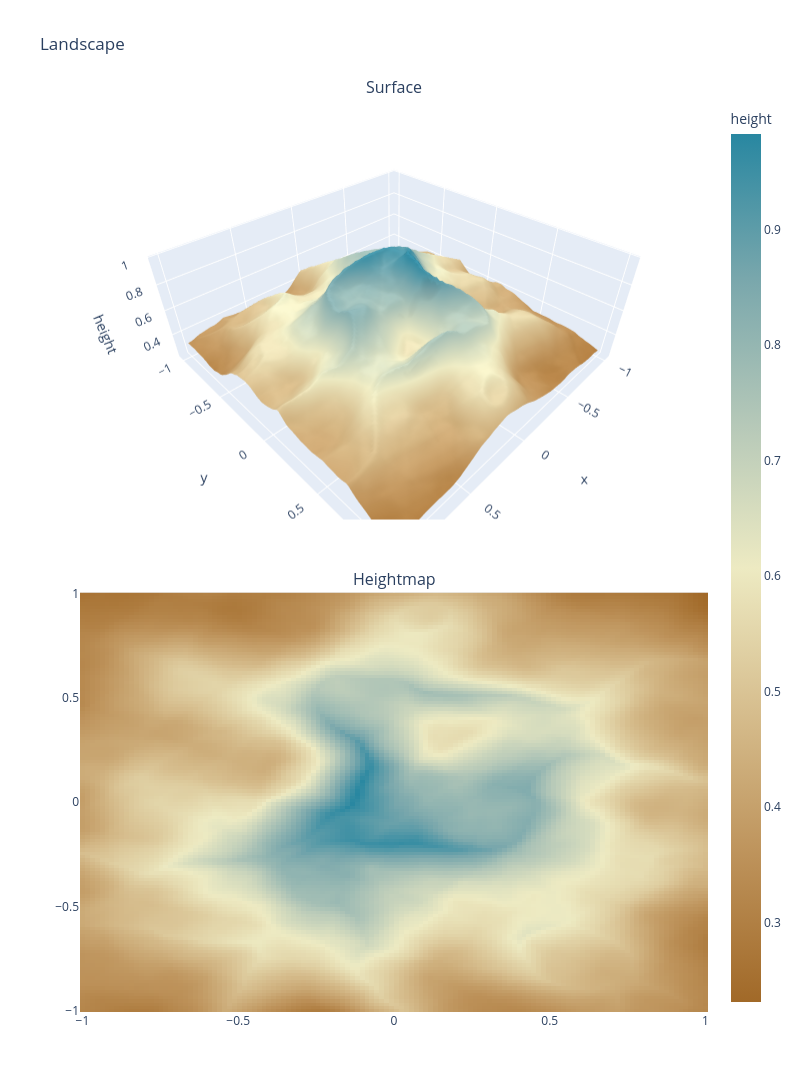

The notebook cell this image was saved under:
### Code cell
import plotly.graph_objects as go
from plotly.subplots import make_subplots


def evaluate_on_grid(
    model, offset=(0, 0), x_range=(-1, 1), y_range=(-1, 1), resolution=128
):
    x = offset[0] + np.linspace(x_range[0], x_range[1], resolution)
    y = offset[1] + np.linspace(y_range[0], y_range[1], resolution)
    xx, yy = np.meshgrid(x, y)
    grid = np.stack([xx.flatten(), yy.flatten()], axis=-1)

    with torch.no_grad():
        inputs = torch.from_numpy(grid).float()
        raw = model(inputs).detach().cpu().numpy()
        if raw.ndim == 2 and raw.shape[1] == 1:
            raw = raw[:, 0]
        elif raw.ndim != 1:
            raise ValueError(
                f"Model must return one value per grid point, got shape {raw.shape}"
            )
        outputs = raw.reshape(resolution, resolution)

    return x, y, xx, yy, outputs


def plot_landscape(x, y, xx, yy, outputs):
    fig = make_subplots(
        rows=2,
        cols=1,
        specs=[[{"type": "surface"}], [{"type": "heatmap"}]],
        subplot_titles=("Surface", "Heightmap"),
        vertical_spacing=0.08,
    )

    fig.add_trace(
        go.Surface(z=outputs, x=xx, y=yy, colorscale="Earth", showscale=False),
        row=1,
        col=1,
    )
    fig.add_trace(
        go.Heatmap(
            z=outputs, x=x, y=y, colorscale="Earth", colorbar=dict(title="height")
        ),
        row=2,
        col=1,
    )

    fig.update_xaxes(title_text="x", row=1, col=1)
    fig.update_yaxes(title_text="y", row=1, col=1)
    fig.update_scenes(xaxis_title="x", yaxis_title="y", zaxis_title="height")
    fig.update_layout(height=1300, width=800, title="Landscape")
    fig.show()


offset = (0, 0)
r = 1
x, y, xx, yy, height = evaluate_on_grid(
    base_model, offset, x_range=(-r, r), y_range=(-r, r)
)
plot_landscape(x, y, xx, yy, height)

### Figure 1 — Plotly figure (JSON) as saved in the notebook; plotly's stock layout.template omitted (floating-point values rounded to 4 significant figures; data arrays with more than 128 entries replaced by an {"elided": "..."} marker saying what was removed)
{"data": [{"colorscale": [[0, "rgb(161, 105, 40)"], [0.1667, "rgb(189, 146, 90)"], [0.3333, "rgb(214, 189, 141)"], [0.5, "rgb(237, 234, 194)"], [0.6667, "rgb(181, 200, 184)"], [0.8333, "rgb(121, 167, 172)"], [1, "rgb(40, 135, 161)"]], "scene": "scene", "showscale": false, "type": "surface", "x": {"elided": "128x128 float values"}, "y": {"elided": "128x128 float values"}, "z": {"elided": "128x128 float values"}}, {"colorbar": {"title": {"text": "height"}}, "colorscale": [[0, "rgb(161, 105, 40)"], [0.1667, "rgb(189, 146, 90)"], [0.3333, "rgb(214, 189, 141)"], [0.5, "rgb(237, 234, 194)"], [0.6667, "rgb(181, 200, 184)"], [0.8333, "rgb(121, 167, 172)"], [1, "rgb(40, 135, 161)"]], "type": "heatmap", "x": [-1.0, -0.9843, -0.9685, -0.9528, -0.937, -0.9213, -0.9055, -0.8898, -0.874, -0.8583, -0.8425, -0.8268, -0.811, -0.7953, -0.7795, -0.7638, -0.748, -0.7323, -0.7165, -0.7008, -0.685, -0.6693, -0.6535, -0.6378, -0.622, -0.6063, -0.5906, -0.5748, -0.5591, -0.5433, -0.5276, -0.5118, -0.4961, -0.4803, -0.4646, -0.4488, -0.4331, -0.4173, -0.4016, -0.3858, -0.3701, -0.3543, -0.3386, -0.3228, -0.3071, -0.2913, -0.2756, -0.2598, -0.2441, -0.2283, -0.2126, -0.1969, -0.1811, -0.1654, -0.1496, -0.1339, -0.1181, -0.1024, -0.08661, -0.07087, -0.05512, -0.03937, -0.02362, -0.007874, 0.007874, 0.02362, 0.03937, 0.05512, 0.07087, 0.08661, 0.1024, 0.1181, 0.1339, 0.1496, 0.1654, 0.1811, 0.1969, 0.2126, 0.2283, 0.2441, 0.2598, 0.2756, 0.2913, 0.3071, 0.3228, 0.3386, 0.3543, 0.3701, 0.3858, 0.4016, 0.4173, 0.4331, 0.4488, 0.4646, 0.4803, 0.4961, 0.5118, 0.5276, 0.5433, 0.5591, 0.5748, 0.5906, 0.6063, 0.622, 0.6378, 0.6535, 0.6693, 0.685, 0.7008, 0.7165, 0.7323, 0.748, 0.7638, 0.7795, 0.7953, 0.811, 0.8268, 0.8425, 0.8583, 0.874, 0.8898, 0.9055, 0.9213, 0.937, 0.9528, 0.9685, 0.9843, 1.0], "xaxis": "x", "y": [-1.0, -0.9843, -0.9685, -0.9528, -0.937, -0.9213, -0.9055, -0.8898, -0.874, -0.8583, -0.8425, -0.8268, -0.811, -0.7953, -0.7795, -0.7638, -0.748, -0.7323, -0.7165, -0.7008, -0.685, -0.6693, -0.6535, -0.6378, -0.622, -0.6063, -0.5906, -0.5748, -0.5591, -0.5433, -0.5276, -0.5118, -0.4961, -0.4803, -0.4646, -0.4488, -0.4331, -0.4173, -0.4016, -0.3858, -0.3701, -0.3543, -0.3386, -0.3228, -0.3071, -0.2913, -0.2756, -0.2598, -0.2441, -0.2283, -0.2126, -0.1969, -0.1811, -0.1654, -0.1496, -0.1339, -0.1181, -0.1024, -0.08661, -0.07087, -0.05512, -0.03937, -0.02362, -0.007874, 0.007874, 0.02362, 0.03937, 0.05512, 0.07087, 0.08661, 0.1024, 0.1181, 0.1339, 0.1496, 0.1654, 0.1811, 0.1969, 0.2126, 0.2283, 0.2441, 0.2598, 0.2756, 0.2913, 0.3071, 0.3228, 0.3386, 0.3543, 0.3701, 0.3858, 0.4016, 0.4173, 0.4331, 0.4488, 0.4646, 0.4803, 0.4961, 0.5118, 0.5276, 0.5433, 0.5591, 0.5748, 0.5906, 0.6063, 0.622, 0.6378, 0.6535, 0.6693, 0.685, 0.7008, 0.7165, 0.7323, 0.748, 0.7638, 0.7795, 0.7953, 0.811, 0.8268, 0.8425, 0.8583, 0.874, 0.8898, 0.9055, 0.9213, 0.937, 0.9528, 0.9685, 0.9843, 1.0], "yaxis": "y", "z": {"elided": "128x128 float values"}}], "layout": {"annotations": [{"font": {"size": 16}, "showarrow": false, "text": "Surface", "x": 0.5, "xanchor": "center", "xref": "paper", "y": 1, "yanchor": "bottom", "yref": "paper"}, {"font": {"size": 16}, "showarrow": false, "text": "Heightmap", "x": 0.5, "xanchor": "center", "xref": "paper", "y": 0.46, "yanchor": "bottom", "yref": "paper"}], "height": 1300, "scene": {"domain": {"x": [0, 1], "y": [0.54, 1]}, "xaxis": {"title": {"text": "x"}}, "yaxis": {"title": {"text": "y"}}, "zaxis": {"title": {"text": "height"}}}, "title": {"text": "Landscape"}, "width": 800, "xaxis": {"anchor": "y", "domain": [0, 1]}, "yaxis": {"anchor": "x", "domain": [0, 0.46]}}}
